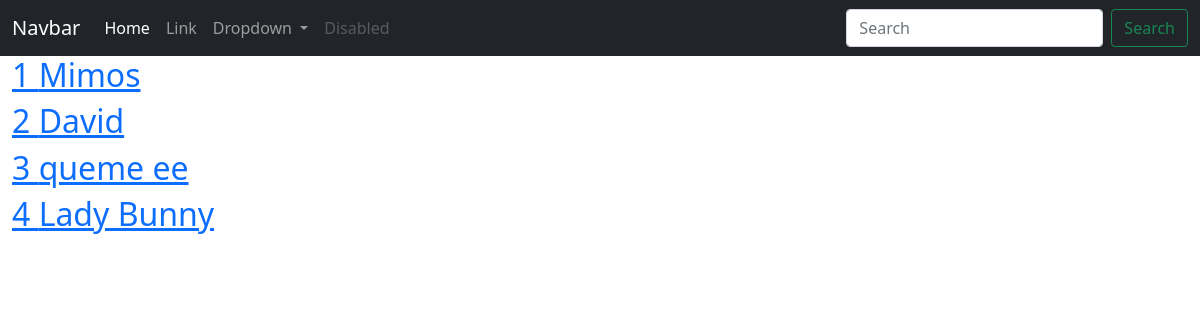
The app's page /clientesfornecedores/lista (signed in), older data.
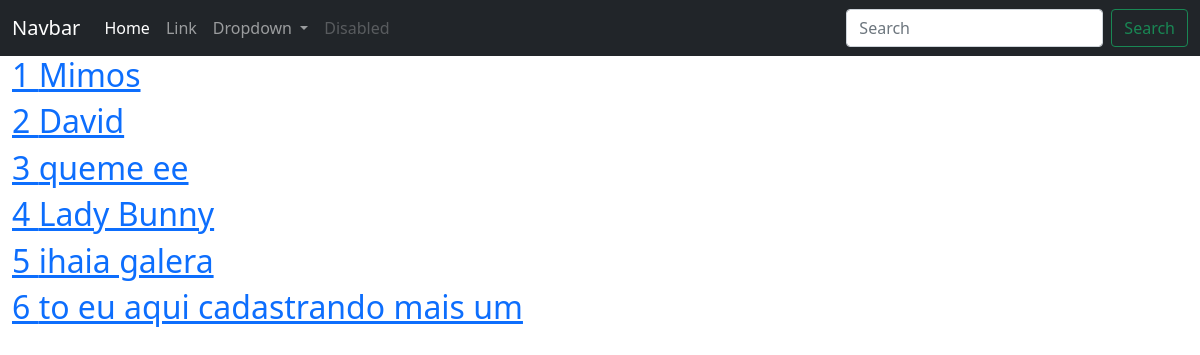
The same page, newer data.
### ERP/models.py (models this page shows)
class ClientesFornecedores(database.Model):
    __tablename__ ='clientes_fornecedores'
    id = database.Column(database.Integer, primary_key=True)
    nome_fantasia = database.Column(database.String(500))
    razao_social = database.Column(database.String(500))
    cnpj = database.Column(database.String(20), unique=True)
    rua = database.Column(database.String(100))
    complemento = database.Column(database.String(70))
    nro = database.Column(database.String(20))
    bairro = database.Column(database.String(70))
    cidade = database.Column(database.String(70))
    uf = database.Column(database.String(2))
    cep = database.Column(database.String(15))
    data_fundacao = database.Column(database.Date)
    cpf = database.Column(database.String(20), unique=True)
    nome = database.Column(database.String(100))
    telefone = database.Column(database.String(20))
    telefone2 = database.Column(database.String(20))
    telefone3 = database.Column(database.String(20))
    email = database.Column(database.String(100))
    data_aniversario = database.Column(database.Date)
    obs = database.Column(database.Text)
    data_cadastro = database.Column(database.DateTime, default=datetime.utcnow().date())
    tipo_cadastro = database.Column(database.Integer, database.ForeignKey('tipos_cadastro.id'), nullable=False)
    id_usuario_cadastro = database.Column(database.Integer, database.ForeignKey('usuarios.id'), nullable=False)

### ERP/routes.py (the view)
@app.route('/clientesfornecedores/lista')
@login_required
def lista_clientes_fornecedores():
    clientes_fornecedores = ClientesFornecedores.query.all()
    return render_template('lista_clientes_fornecedores.html', clientes_fornecedores=clientes_fornecedores)

### ERP/routes.py (called while the page is built)
@login_manager.user_loader
def load_user(user_id):
    return Usuarios.query.get(int(user_id))

### ERP/templates/lista_clientes_fornecedores.html
{% include 'base.html' %}
{% block content %}
    <div class="container-fluid">
        {% for cliente in clientes_fornecedores %}
            {% if cliente.cnpj %}
                <a href="{{ url_for('clientes_fornecedor_cpf_cnpj' , cliente_fornecedor_id=cliente.id, tipo_emp='cnpj') }}"><h2>{{ cliente.id }} {{ cliente.razao_social }}</h2></a>
            {% else %}
                <a href="{{ url_for('clientes_fornecedor_cpf_cnpj' , cliente_fornecedor_id=cliente.id, tipo_emp='cpf') }}"><h2>{{ cliente.id }} {{ cliente.nome }}</h2></a>
            {% endif %}
        {% endfor %}
    </div>
{% endblock %}

### ERP/templates/base.html (shortened to what this page needs)
<!doctype html>
<html lang="pt-BR">
  <head>
    <link href="https://cdn.jsdelivr.net/npm/bootstrap@5.0.2/dist/css/bootstrap.min.css" rel="stylesheet">
  </head>
  <body>
    {% include 'navbar.html' %}
  </body>
</html>

### ERP/templates/navbar.html (shortened to what this page needs)
<nav class="navbar navbar-expand-lg navbar-dark bg-dark">
  <div class="container-fluid">
    <a class="navbar-brand" href="#">Navbar</a>
    <div class="collapse navbar-collapse" id="navbarSupportedContent">
      <ul class="navbar-nav me-auto mb-2 mb-lg-0">
        <li class="nav-item">
          <a class="nav-link active" aria-current="page" href="#">Home</a>
        </li>
        <li class="nav-item">
          <a class="nav-link" href="#">Link</a>
        </li>
        <li class="nav-item dropdown">
          <a class="nav-link dropdown-toggle" href="#" id="navbarDropdown" role="button" data-bs-toggle="dropdown" aria-expanded="false">
            Dropdown
          </a>
        </li>
        <li class="nav-item">
          <a class="nav-link disabled" href="#" tabindex="-1" aria-disabled="true">Disabled</a>
        </li>
      </ul>
      <form class="d-flex">
        <input class="form-control me-2" type="search" placeholder="Search" aria-label="Search">
        <button class="btn btn-outline-success" type="submit">Search</button>
      </form>
    </div>
  </div>
</nav>

Row changes from the older to the newer data that the page shows:
added ClientesFornecedores: id "5", nome "ihaia galera"
added ClientesFornecedores: id "6", nome "to eu aqui cadastrando mais um"
